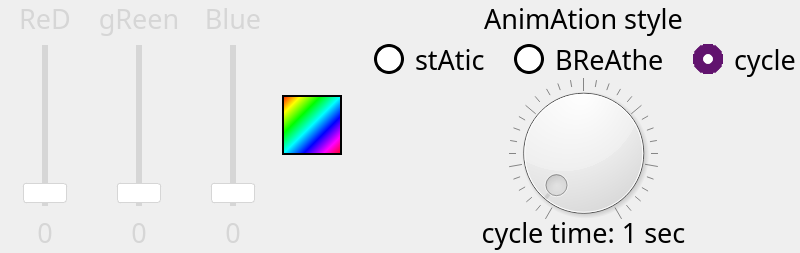
      <widget class="QWidget" name="leftSide">
       <property name="geometry">
        <rect>
         <x>0</x>
         <y>0</y>
         <width>800</width>
         <height>253</height>
        </rect>
       </property>
       <attribute name="label">
        <string> left siDe</string>
       </attribute>
       <widget class="QWidget" name="gridLayoutWidget">
        <property name="geometry">
         <rect>
          <x>0</x>
          <y>0</y>
          <width>821</width>
          <height>251</height>
         </rect>
        </property>
        <layout class="QGridLayout" name="leftGrid">
         <property name="horizontalSpacing">
          <number>4</number>
         </property>
         <property name="verticalSpacing">
          <number>3</number>
         </property>
         <item row="2" column="1">
          <widget class="QLabel" name="leftGreenValue">
           <property name="font">
            <font>
             <family>Droid</family>
             <pointsize>20</pointsize>
            </font>
           </property>
           <property name="styleSheet">
            <string notr="true">color: #d6d6d6</string>
           </property>
           <property name="text">
            <string>0</string>
           </property>
           <property name="alignment">
            <set>Qt::AlignCenter</set>
           </property>
          </widget>
         </item>
         <item row="0" column="4">
          <widget class="QLabel" name="leftSTYLE">
           <property name="font">
            <font>
             <family>Droid</family>
             <pointsize>20</pointsize>
            </font>
           </property>
           <property name="styleSheet">
            <string notr="true">color: #000000</string>
           </property>
           <property name="text">
            <string>AnimAtion style</string>
           </property>
           <property name="alignment">
            <set>Qt::AlignCenter</set>
           </property>
          </widget>
         </item>
         <item row="0" column="0">
          <widget class="QLabel" name="leftRedLabel">
           <property name="font">
            <font>
             <family>Droid</family>
             <pointsize>20</pointsize>
            </font>
           </property>
           <property name="styleSheet">
            <string notr="true">color: #d6d6d6</string>
           </property>
           <property name="text">
            <string>ReD</string>
           </property>
           <property name="alignment">
            <set>Qt::AlignCenter</set>
           </property>
          </widget>
         </item>
         <item row="2" column="0">
          <widget class="QLabel" name="leftRedValue">
           <property name="font">
            <font>
             <family>Droid</family>
             <pointsize>20</pointsize>
            </font>
           </property>
           <property name="styleSheet">
            <string notr="true">color: #d6d6d6</string>
           </property>
           <property name="text">
            <string>0</string>
           </property>
           <property name="alignment">
            <set>Qt::AlignCenter</set>
           </property>
          </widget>
         </item>
         <item row="1" column="1">
          <widget class="QSlider" name="leftGreenSlider">
           <property name="enabled">
            <bool>false</bool>
           </property>
           <property name="minimumSize">
            <size>
             <width>90</width>
             <height>0</height>
            </size>
           </property>
           <property name="styleSheet">
            <string notr="true">QSlider::groove:vertical {
    border: 1px solid #d6d6d6;
    width: 4px;
    background: #d6d6d6;
    margin: 5px;
}

QSlider::handle:vertical {
    background: #ffffff;
    border: 1px solid #d6d6d6;
    height: 18px;
    margin: 2px -20px;
    border-radius: 3px;
}</string>
           </property>
           <property name="maximum">
            <number>255</number>
           </property>
           <property name="pageStep">
            <number>16</number>
           </property>
           <property name="orientation">
            <enum>Qt::Vertical</enum>
           </property>
          </widget>
         </item>
         <item row="0" column="1">
          <widget class="QLabel" name="leftGreenLabel">
           <property name="font">
            <font>
             <family>Droid</family>
             <pointsize>20</pointsize>
            </font>
           </property>
           <property name="styleSheet">
            <string notr="true">color: #d6d6d6</string>
           </property>
           <property name="text">
            <string>gReen</string>
           </property>
           <property name="alignment">
            <set>Qt::AlignCenter</set>
           </property>
          </widget>
         </item>
         <item row="1" column="2">
          <widget class="QSlider" name="leftBlueSlider">
           <property name="enabled">
            <bool>false</bool>
           </property>
           <property name="minimumSize">
            <size>
             <width>90</width>
             <height>0</height>
            </size>
           </property>
           <property name="styleSheet">
            <string notr="true">QSlider::groove:vertical {
    border: 1px solid #d6d6d6;
    width: 4px;
    background: #d6d6d6;
    margin: 5px;
}

QSlider::handle:vertical {
    background: #ffffff;
    border: 1px solid #d6d6d6;
    height: 18px;
    margin: 2px -20px;
    border-radius: 3px;
}</string>
           </property>
           <property name="maximum">
            <number>255</number>
           </property>
           <property name="pageStep">
            <number>16</number>
           </property>
           <property name="orientation">
            <enum>Qt::Vertical</enum>
           </property>
          </widget>
         </item>
         <item row="0" column="2">
          <widget class="QLabel" name="leftBlueLabel">
           <property name="font">
            <font>
             <family>Droid</family>
             <pointsize>20</pointsize>
            </font>
           </property>
           <property name="styleSheet">
            <string notr="true">color: #d6d6d6</string>
           </property>
           <property name="text">
            <string>Blue</string>
           </property>
           <property name="alignment">
            <set>Qt::AlignCenter</set>
           </property>
          </widget>
         </item>
         <item row="1" column="3">
          <widget class="QLabel" name="leftColor">
           <property name="sizePolicy">
            <sizepolicy hsizetype="Fixed" vsizetype="Fixed">
             <horstretch>0</horstretch>
             <verstretch>0</verstretch>
            </sizepolicy>
           </property>
           <property name="minimumSize">
            <size>
             <width>60</width>
             <height>60</height>
            </size>
           </property>
           <property name="font">
            <font>
             <family>Droid</family>
             <pointsize>20</pointsize>
            </font>
           </property>
           <property name="styleSheet">
            <string notr="true">border: 2px solid #000000;
color: #000000;
background-color: qlineargradient(spread:pad, x1:0, y1:0, x2:1, y2:1, stop:0 rgba(255, 0, 0, 255), stop:0.166 rgba(255, 255, 0, 255), stop:0.333 rgba(0, 255, 0, 255), stop:0.5 rgba(0, 255, 255, 255), stop:0.666 rgba(0, 0, 255, 255), stop:0.833 rgba(255, 0, 255, 255), stop:1 rgba(255, 0, 0, 255));</string>
           </property>
           <property name="text">
            <string/>
           </property>
           <property name="alignment">
            <set>Qt::AlignCenter</set>
           </property>
           <property name="margin">
            <number>2</number>
           </property>
           <property name="indent">
            <number>-1</number>
           </property>
          </widget>
         </item>
         <item row="1" column="0">
          <widget class="QSlider" name="leftRedSlider">
           <property name="enabled">
            <bool>false</bool>
           </property>
           <property name="minimumSize">
            <size>
             <width>90</width>
             <height>0</height>
            </size>
           </property>
           <property name="styleSheet">
            <string notr="true">QSlider::groove:vertical {
    border: 1px solid #d6d6d6;
    width: 4px;
    background: #d6d6d6;
    margin: 5px;
}

QSlider::handle:vertical {
    background: #ffffff;
    border: 1px solid #d6d6d6;
    height: 18px;
    margin: 2px -20px;
    border-radius: 3px;
}</string>
           </property>
           <property name="maximum">
            <number>255</number>
           </property>
           <property name="pageStep">
            <number>16</number>
           </property>
           <property name="orientation">
            <enum>Qt::Vertical</enum>
           </property>
          </widget>
         </item>
         <item row="1" column="4">
          <layout class="QVBoxLayout" name="verticalLayout">
           <property name="spacing">
            <number>0</number>
           </property>
           <item>
            <layout class="QHBoxLayout" name="leftButtonLayout">
             <property name="spacing">
              <number>0</number>
             </property>
             <property name="rightMargin">
              <number>0</number>
             </property>
             <item>
              <widget class="QRadioButton" name="leftStaticButton">
               <property name="sizePolicy">
                <sizepolicy hsizetype="Fixed" vsizetype="Fixed">
                 <horstretch>0</horstretch>
                 <verstretch>0</verstretch>
                </sizepolicy>
               </property>
               <property name="font">
                <font>
                 <family>Droid</family>
                 <pointsize>20</pointsize>
                </font>
               </property>
               <property name="styleSheet">
                <string notr="true">QRadioButton{color: #000000;}

QRadioButton::indicator{border: 3px solid #000000; border-radius: 15px; background-color: #FFFFFF; width: 24px; height: 24px; margin-left: 5px; margin-right: 5px;}

QRadioButton::indicator::checked{border: 10px solid #61136E; width: 10px; height: 10px;}</string>
               </property>
               <property name="text">
                <string>stAtic</string>
               </property>
               <property name="iconSize">
                <size>
                 <width>16</width>
                 <height>15</height>
                </size>
               </property>
               <property name="checked">
                <bool>false</bool>
               </property>
               <attribute name="buttonGroup">
                <string notr="true">leftButtons</string>
               </attribute>
              </widget>
             </item>
             <item>
              <widget class="QRadioButton" name="leftBreatheButton">
               <property name="sizePolicy">
                <sizepolicy hsizetype="Fixed" vsizetype="Fixed">
                 <horstretch>0</horstretch>
                 <verstretch>0</verstretch>
                </sizepolicy>
               </property>
               <property name="font">
                <font>
                 <family>Droid</family>
                 <pointsize>20</pointsize>
                </font>
               </property>
               <property name="styleSheet">
                <string notr="true">QRadioButton{color: #000000;}

QRadioButton::indicator{border: 3px solid #000000; border-radius: 15px; background-color: #FFFFFF; width: 24px; height: 24px; margin-left: 5px; margin-right: 5px;}

QRadioButton::indicator::checked{border: 10px solid #61136E; width: 10px; height: 10px;}</string>
               </property>
               <property name="text">
                <string>BReAthe</string>
               </property>
               <property name="iconSize">
                <size>
                 <width>16</width>
                 <height>15</height>
                </size>
               </property>
               <property name="checked">
                <bool>false</bool>
               </property>
               <attribute name="buttonGroup">
                <string notr="true">leftButtons</string>
               </attribute>
              </widget>
             </item>
             <item>
              <widget class="QRadioButton" name="leftCycleButton">
               <property name="sizePolicy">
                <sizepolicy hsizetype="Fixed" vsizetype="Fixed">
                 <horstretch>0</horstretch>
                 <verstretch>0</verstretch>
                </sizepolicy>
               </property>
               <property name="font">
                <font>
                 <family>Droid</family>
                 <pointsize>20</pointsize>
                </font>
               </property>
               <property name="styleSheet">
                <string notr="true">QRadioButton{color: #000000;}

QRadioButton::indicator{border: 3px solid #000000; border-radius: 15px; background-color: #FFFFFF; width: 24px; height: 24px; margin-left: 5px; margin-right: 5px;}

QRadioButton::indicator::checked{border: 10px solid #61136E; width: 10px; height: 10px;}</string>
               </property>
               <property name="text">
                <string>cycle</string>
               </property>
               <property name="iconSize">
                <size>
                 <width>16</width>
                 <height>15</height>
                </size>
               </property>
               <property name="checked">
                <bool>true</bool>
               </property>
               <attribute name="buttonGroup">
                <string notr="true">leftButtons</string>
               </attribute>
              </widget>
             </item>
            </layout>
           </item>
           <item>
            <widget class="QDial" name="leftDial">
             <property name="sizePolicy">
              <sizepolicy hsizetype="Preferred" vsizetype="Fixed">
               <horstretch>0</horstretch>
               <verstretch>0</verstretch>
              </sizepolicy>
             </property>
             <property name="minimumSize">
              <size>
               <width>0</width>
               <height>150</height>
              </size>
             </property>
             <property name="maximum">
              <number>30</number>
             </property>
             <property name="pageStep">
              <number>5</number>
             </property>
             <property name="value">
              <number>1</number>
             </property>
             <property name="wrapping">
              <bool>false</bool>
             </property>
             <property name="notchesVisible">
              <bool>true</bool>
             </property>
            </widget>
           </item>
          </layout>
         </item>
         <item row="2" column="2">
          <widget class="QLabel" name="leftBlueValue">
           <property name="font">
            <font>
             <family>Droid</family>
             <pointsize>20</pointsize>
            </font>
           </property>
           <property name="styleSheet">
            <string notr="true">color: #d6d6d6</string>
           </property>
           <property name="text">
            <string>0</string>
           </property>
           <property name="alignment">
            <set>Qt::AlignCenter</set>
           </property>
          </widget>
         </item>
         <item row="2" column="4">
          <widget class="QLabel" name="leftCYCLE">
           <property name="font">
            <font>
             <family>Droid</family>
             <pointsize>20</pointsize>
            </font>
           </property>
           <property name="styleSheet">
            <string notr="true">color: #000000</string>
           </property>
           <property name="text">
            <string>cycle time: 1 sec</string>
           </property>
           <property name="alignment">
            <set>Qt::AlignCenter</set>
           </property>
          </widget>
         </item>
        </layout>
       </widget>
      </widget>
